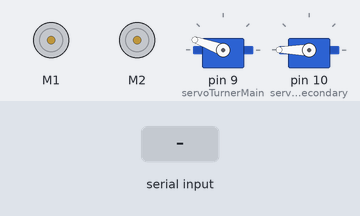
Bench run of a program on a simulated Arduino Uno, built with avr-gcc and run on an emulated ATmega328P. Parts: 2 × DC motor (green arrow = forward, orange = backward, longer = faster), 2 × servo. The inputs (shaded band) are chosen by the test bench.

Above: at 1.2 s.
1.3 s: "1,90\n" received over Serial
At 1.6 s:
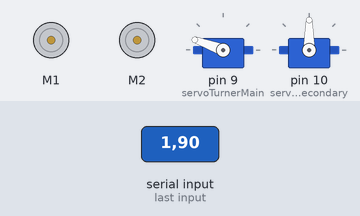
Timing chart, 0 to 4.3 s (numbered marks = the images above; inputs shaded):
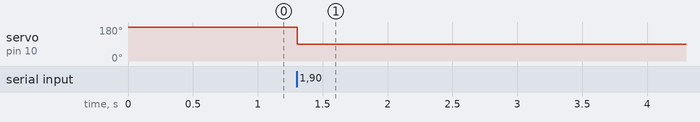

The program:

main.cpp
```cpp
#include <Servo.h>
#include <Arduino.h>
#include <Adafruit_MotorShield.h>

#define SERVO_TURNER_MAIN_ID 0
#define SERVO_TURNER_SECONDARY_ID 1
#define MOTOR_GLASS_LEFT_ID 2
#define MOTOR_GLASS_RIGHT_ID 3

Adafruit_MotorShield AFMS = Adafruit_MotorShield();

Servo servoTurnerMain;
Servo servoTurnerSecondary;

Adafruit_DCMotor *motorGlassLeft = AFMS.getMotor(1);
Adafruit_DCMotor *motorGlassRight = AFMS.getMotor(2);

int motorGlassLeftTargetSpeed = 0;
int motorGlassRightTargetSpeed = 0;
int motorGlassLeftCurrentSpeed = 0;
int motorGlassRightCurrentSpeed = 0;

void setup() {
  Serial.begin(9600);

  if (!AFMS.begin()) {         // create with the default frequency 1.6KHz
    while (1);
  }

  motorGlassLeft->setSpeed(0);
  motorGlassRight->setSpeed(0);

  servoTurnerMain.attach(9);
  servoTurnerSecondary.attach(10);

  servoTurnerMain.write(160);
  servoTurnerSecondary.write(180);
}

void adjustMotorSpeed(Adafruit_DCMotor *motor, int &currentSpeed, int targetSpeed) {
  if (currentSpeed < targetSpeed) {
    currentSpeed++;
  } else if (currentSpeed > targetSpeed) {
    currentSpeed--;
  }
  if (currentSpeed > 0) {
    motor->run(FORWARD);
  } else if (currentSpeed < 0) {
    motor->run(BACKWARD);
  } else {
    motor->run(RELEASE);
  }
  motor->setSpeed(abs(currentSpeed));
}

void loop() {
  if (Serial.available() > 0) {
    // Read the incoming string until newline is received
    String inputString = Serial.readStringUntil('\n');
    // Expecting input format as id,value
    int commaIndex = inputString.indexOf(',');
    if (commaIndex != -1) {
      int id = inputString.substring(0, commaIndex).toInt();
      int value = inputString.substring(commaIndex + 1).toInt();
      if (id == SERVO_TURNER_MAIN_ID || id == SERVO_TURNER_SECONDARY_ID) {
        if (value >= 0 && value <= 180) {
          switch (id) {
            case SERVO_TURNER_MAIN_ID:
              servoTurnerMain.write(value);
              break;
            case SERVO_TURNER_SECONDARY_ID:
              servoTurnerSecondary.write(value);
              break;
          }
        } else if (value == -1) {
          switch (id) {
            case SERVO_TURNER_MAIN_ID:
              Serial.println(servoTurnerMain.read());
              break;
            case SERVO_TURNER_SECONDARY_ID:
              Serial.println(servoTurnerSecondary.read());
              break;
          }
        }
      } else if (value >= -256 && value < 256) {
        switch (id) {
          case MOTOR_GLASS_LEFT_ID:
            motorGlassLeftTargetSpeed = value;
            break;
          case MOTOR_GLASS_RIGHT_ID:
            motorGlassRightTargetSpeed = value;
            break;
        }
      }
    }
  }

  adjustMotorSpeed(motorGlassLeft, motorGlassLeftCurrentSpeed, motorGlassLeftTargetSpeed);
  adjustMotorSpeed(motorGlassRight, motorGlassRightCurrentSpeed, motorGlassRightTargetSpeed);
}
```

Measured:
- after the input at 1.3 s, servo on pin 10 (servoTurnerSecondary): 180° → 90° at once
